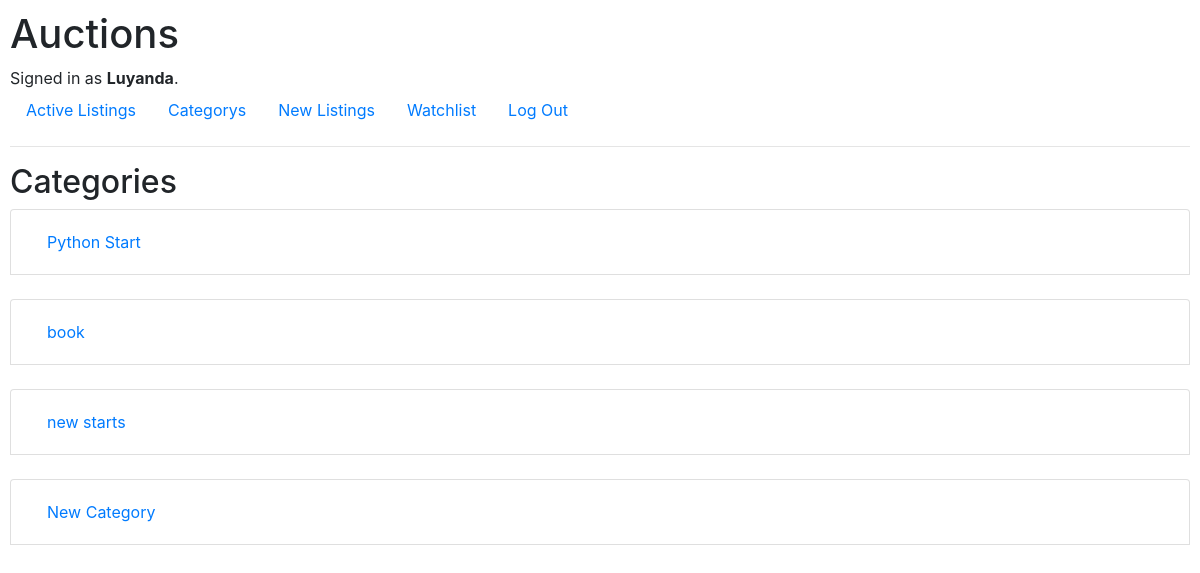
The page /categorys (signed in) on the database as committed earlier.
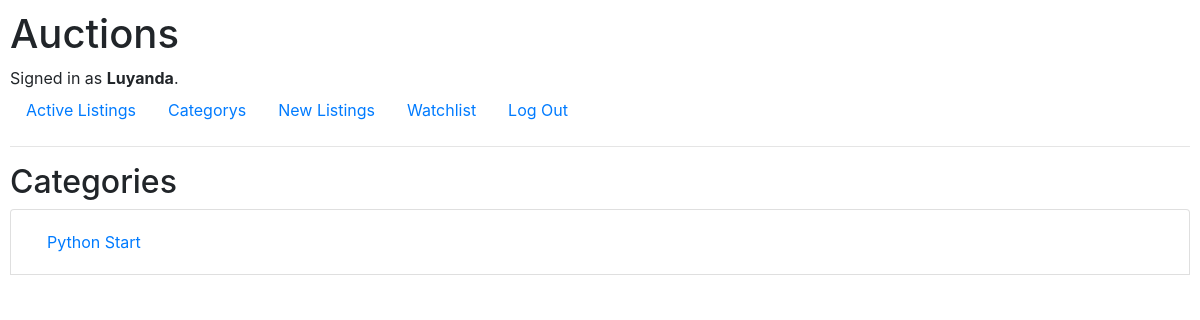
The same page on the database as committed later.
### auctions/models.py (models this page shows, shortened)
class category(models.Model):
    name = models.CharField(max_length=264)

### auctions/views.py (the view)
# urls.py: path("categorys", views.display_categorys, name="categorys"),
def display_categorys(request):
    categorys = category.objects.all()
    return render(request, "auctions/categorys.html", {
        "categorys": categorys
    })

### auctions/templates/auctions/categorys.html
{% extends "auctions/layout.html" %}
{% block body %}
    <h2>Categories</h2>
    {% for category in categorys %}
        <ul class="list-group">
            <li class="list-group-item"><a class="nav-link" href="{% url 'unique_category' category.name %}">{{ category.name }}</a></li>
            <br>
        </ul>
    {% endfor %}
{% endblock %}

Rows that differ between the two databases and show on the page:
removed category: name "book"
removed category: name "new starts"
removed category: name "New Category"
